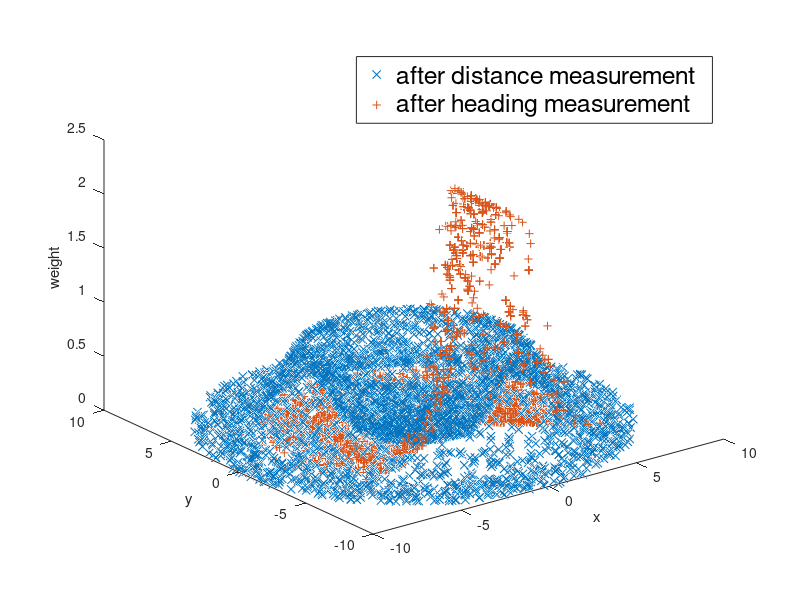

Write the MATLAB code that produced this figure.

initialization = csvread('initialization.csv');
measureDistance = csvread('measureDistance.csv');
measureHeading = csvread('measureHeading.csv');

close all
hold on

%axis equal

%scatter3(initialization(:,1), initialization(:,2), initialization(:,4), 'b')
scatter3(measureDistance(:,1), measureDistance(:,2), measureDistance(:,4), 'xr')
scatter3(measureHeading(:,1), measureHeading(:,2), measureHeading(:,4), '+g')

leg = legend('after distance measurement', 'after heading measurement');
set(leg,'FontSize',18);

xlabel('x');
ylabel('y');
zlabel('weight');

view(3);